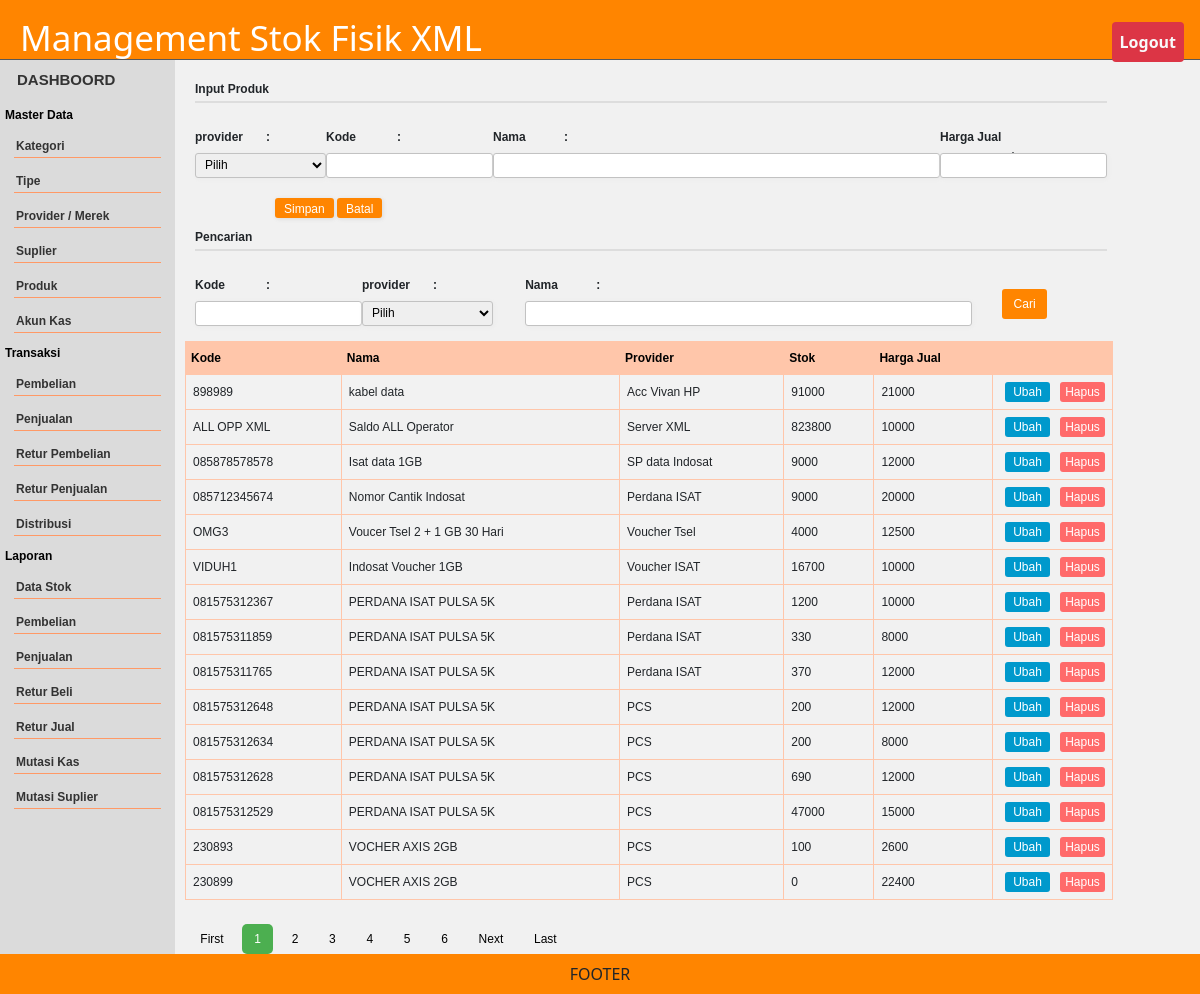
Page /baru/index.php?h=produk (signed in) on the committed database.
### tables this page shows
CREATE TABLE IF NOT EXISTS `produk` (
  `id` bigint(20) NOT NULL auto_increment,
  `produk_id` varchar(50) NOT NULL,
  `kategori` varchar(30) NOT NULL,
  `tipe` varchar(999) NOT NULL,
  `provider` varchar(30) NOT NULL,
  `nama` varchar(50) NOT NULL default '-',
  `harga_jual` varchar(20) NOT NULL default '0.0000',
  `harga_beli` varchar(20) NOT NULL default '0.0000',
  `jml_spesial` bigint(20) NOT NULL default '0',
  `harga_spesial` bigint(20) NOT NULL default '0',
  `diskon_jual` double NOT NULL default '0',
  `jml_stok` bigint(11) NOT NULL default '0',
  `nominal` varchar(4) default NULL,
  `tgl_beli` date NOT NULL default '0000-00-00',
  `tgl_jual` date NOT NULL default '0000-00-00',
  `tgl_update` timestamp NOT NULL default CURRENT_TIMESTAMP,
  `tgl_expire` date NOT NULL default '0000-00-00',
  `kode_box` varchar(3) NOT NULL default '-',
  `status` enum('Ready','Sold') NOT NULL default 'Ready',
  `opr` varchar(20) default NULL,
  `keterangan` varchar(9999) NOT NULL,
  PRIMARY KEY  (`id`,`produk_id`),
  UNIQUE KEY `NewIndex1` (`produk_id`)
);

### baru/produk.php (the view, shortened to what this page needs)
<?php
$btn="Simpan";
$jml = ($_GET['jml']) ? $_GET['jml'] : 15;
$pg = ($_GET['pg']) ? $_GET['pg'] : 1;
$from = $pg * $jml - $jml;
?>
<div class="form-style-2">
<div class="form-style-2-heading">Input Produk</div>
<form action="" method="post">
<table width="100%" border="0" cellspacing="0" cellpadding="0" id="tabel_input">
  <tr>
    <td width="15%" >
      <input type="hidden" name="id" value="<?php echo $_GET[id];?>" /><label for="field7"><span >provider <span class="required">:</span></span>
      <select name="provider" id="provider" class="select-field">
          <option value="">Pilih</option>
        </select>
       </label>
	  </td>
    <td width="18%"  ><label for="field1"><span>Kode<span class="required">:</span></span>
  <input type="text" class="input-field" name="kode" value="<?php echo $set[produk_id];?>" /></label></td>
    <td width="30%" ><label for="field5"><span>Nama <span class="required">:</span></span>
        <input size="60" type="text" class="input-field" name="nama" value="<?php echo $set[nama];?>" />
    </label></td>
    <td width="15%" ><label for="field5"><span>Harga Jual<span class="required">:</span></span>
      <input type="text" class="input-field" name="harga_jual" value="<?php echo $set[harga_jual];?>" />
      </label></td>
  </tr>
  <tr>
    <td colspan="4" style="padding-top:10px;"><label><span></span>
      <input type="submit" value="<?php echo $btn;?>" name="Simpan_Produk" />
      <input type="button" value="Batal" name="Batal" onclick="window.location='?h=<?php echo $_GET[h];?>'" /> </label> </td>
    </tr>
</table>
</form>
<div class="form-style-2-heading">Pencarian</div>
<form action="" method="get">
<table width="100%" border="0" cellspacing="0" cellpadding="0" id="tabel_input">
  <tr>
    <td width="15%" >
      <label for="field1"><span>Kode<span class="required">:</span></span>
        <input type="text" class="input-field" name="kode_cari" value="<?php echo $_GET[kode_cari];?>" />
      </label></td>
    <td width="18%"  ><label for="field7"><span >provider <span class="required">:</span></span>
      <select name="provider_cari" id="provider_cari" class="select-field">
        <option value="">Pilih</option>
      </select>
    </label></td>
    <td width="30%" ><label for="field5"><span>Nama <span class="required">:</span></span>
        <input size="60" type="text" class="input-field" name="nama_cari" value="<?php echo $_GET[nama_cari];?>" />
    </label></td>
    <td width="15%"  class='options-vlgn'    >  <button type="submit"  value="Cari" name="Cari" class='button cari'>Cari</button></td>
  </tr>
</table>
</form>
</div>
<table id="tabel">
  <tr>
    <th>Kode</th>
    <th>Nama</th>
    <th>Provider</th>
    <th>Stok</th>
    <th>Harga Jual</th>
    <th>&nbsp;</th>
  </tr>
<?php
$where="";
$query = "SELECT * FROM   produk  where id>0 $where order by id desc limit  $from, $jml ";
$rs = mysql_query($query);
	while ($r = mysql_fetch_object($rs)) {
		echo "<tr valign='top'>
		<td>$r->produk_id</td>
		<td>$r->nama</td>
		<td>$r->provider</td>
		<td>$r->jml_stok</td>
		<td>$r->harga_jual</td>
		<td class='options-width'> <a href='?h=$_GET[h]&id=$r->id&act=editprod'><button class='button edit'>Ubah</button></a><a href='?h=$_GET[h]&id=$r->id&act=happrod'><button class='button hapus'>Hapus</button></a></td>
		</tr>  ";
	}
?>
</table>
   <br />
?><br />
 </div>

### baru/css.css (style rules this page uses)
* { padding: 0; margin: 0; box-sizing: border-box; }
body { background: #f1f1f1; }
.hapus { width: 30px; height: 20px; background-color:#09F; border: none; color: white; border-radius: 3px; cursor: pointer; }
.cari { width: 30px; height: 30px; background: #FF1919FF; border: none; color: white; border-radius: 3px; cursor: pointer; margin-left: 30px; }
.edit { width: 30px; height: 30px; background: #0808BDFF; border: none; color: white; margin-left: 5px; border-radius: 3px; cursor: pointer; }

### baru/tabel.css (style rules this page uses)
#tabel { font-family: arial; font-size: 12px; border-collapse: collapse; width: 100%; }
#tabel td, #tabel th { border: 1px solid #FFC6AA; padding: 7px; vertical-align:middle; }
#tabel th { font-weight: bold; border-right:#FFF; padding: 5px; }
#tabel tr:nth-child(even) { background-color: #f2f2f2; }
#tabel th { padding-top: 7px; padding-bottom: 7px; background-color:#FFC6AA; color:#000; }
#tabel td.options-width { width:120px; font-weight: bold; border-right:#FFF; padding: 7px; border-right: 1px solid #FFC6AA; text-align:center; vertical-align:middle; }
.button.edit { background-color: #0099CC; border-radius: 3px; color: white; height:20px; width:45px; }
.button.hapus { background-color:#FF6A6A; border-radius: 3px; color: white; height:20px; margin-left:10px; width:45px; }
.button.cari { background-color: #FF8500; border-radius: 3px; color: white; height:30px; width:45px; }

### baru/form.css (style rules this page uses)
.form-style-2 { padding: 10px 6px 5px 10px; font-family: arial; font-size: 12px; }
.form-style-2-heading { font-weight: bold; border-bottom: 2px solid #ddd; margin-bottom: 20px; font-family: arial; font-size: 12px; padding-bottom: 3px; }
.form-style-2 label { display: block; margin: 0px 0px 10px 0px; vertical-align:middle; }
.form-style-2 label > span { width: 80px; font-weight: bold; font-family: arial; font-size: 12px; float: left; padding-right: 5px; height:25px; margin-top:5px; vertical-align:middle; }
.form-style-2 span.required { float:right; height:25px; vertical-align:middle; margin-left:10px; }
.form-style-2 input.input-field, .form-style-2 .tel-number-field, .form-style-2 .textarea-field, .form-style-2 .select-field { box-sizing: border-box; -webkit-box-sizing: border-box; -moz-box-sizing: border-box; border: 1px solid #C2C2C2; box-shadow: 1px 1px 4px #EBEBEB; -moz-box-shadow: 1px 1px 4px #EBEBEB; -webkit-box-shadow: 1px 1px 4px #EBEBEB; border-radius: 3px; -webkit-border-radius: 3px; -moz-border-radius: 3px; padding: 5px; outline: none; height:25px; padding-top:3px; }
.form-style-2 input[type=submit], .form-style-2 input[type=button] { border: none; padding: 2px 9px 2px 9px; background: #FF8500; height:20px; color: #fff; box-shadow: 1px 1px 4px #DADADA; -moz-box-shadow: 1px 1px 4px #DADADA; -webkit-box-shadow: 1px 1px 4px #DADADA; border-radius: 3px; -webkit-border-radius: 3px; -moz-border-radius: 3px; cursor: pointer; }

### rows in the picture
produk: produk "898989", nama "kabel data", provider "Acc Vivan HP", jml_stok "91000", harga_jual "21000"
produk: produk "ALL OPP XML", nama "Saldo ALL Operator", provider "Server XML", jml_stok "823800", harga_jual "10000"
produk: produk "085878578578", nama "Isat data 1GB", provider "SP data Indosat", jml_stok "9000", harga_jual "12000"
produk: produk "085712345674", nama "Nomor Cantik Indosat", provider "Perdana ISAT", jml_stok "9000", harga_jual "20000"
produk: produk "OMG3", nama "Voucer Tsel 2 + 1 GB 30 Hari", provider "Voucher Tsel", jml_stok "4000", harga_jual "12500"
produk: produk "VIDUH1", nama "Indosat Voucher 1GB", provider "Voucher ISAT", jml_stok "16700", harga_jual "10000"
produk: produk "081575312367", nama "PERDANA ISAT PULSA 5K", provider "Perdana ISAT", jml_stok "1200", harga_jual "10000"
produk: produk "081575311859", nama "PERDANA ISAT PULSA 5K", provider "Perdana ISAT", jml_stok "330", harga_jual "8000"
produk: produk "081575311765", nama "PERDANA ISAT PULSA 5K", provider "Perdana ISAT", jml_stok "370", harga_jual "12000"
produk: produk "081575312648", nama "PERDANA ISAT PULSA 5K", provider "PCS", jml_stok "200", harga_jual "12000"
produk: produk "081575312634", nama "PERDANA ISAT PULSA 5K", provider "PCS", jml_stok "200", harga_jual "8000"
produk: produk "081575312628", nama "PERDANA ISAT PULSA 5K", provider "PCS", jml_stok "690", harga_jual "12000"
produk: produk "081575312529", nama "PERDANA ISAT PULSA 5K", provider "PCS", jml_stok "47000", harga_jual "15000"
produk: produk "230893", nama "VOCHER AXIS 2GB", provider "PCS", jml_stok "100", harga_jual "2600"
produk: produk "230899", nama "VOCHER AXIS 2GB", provider "PCS", jml_stok "0", harga_jual "22400"
